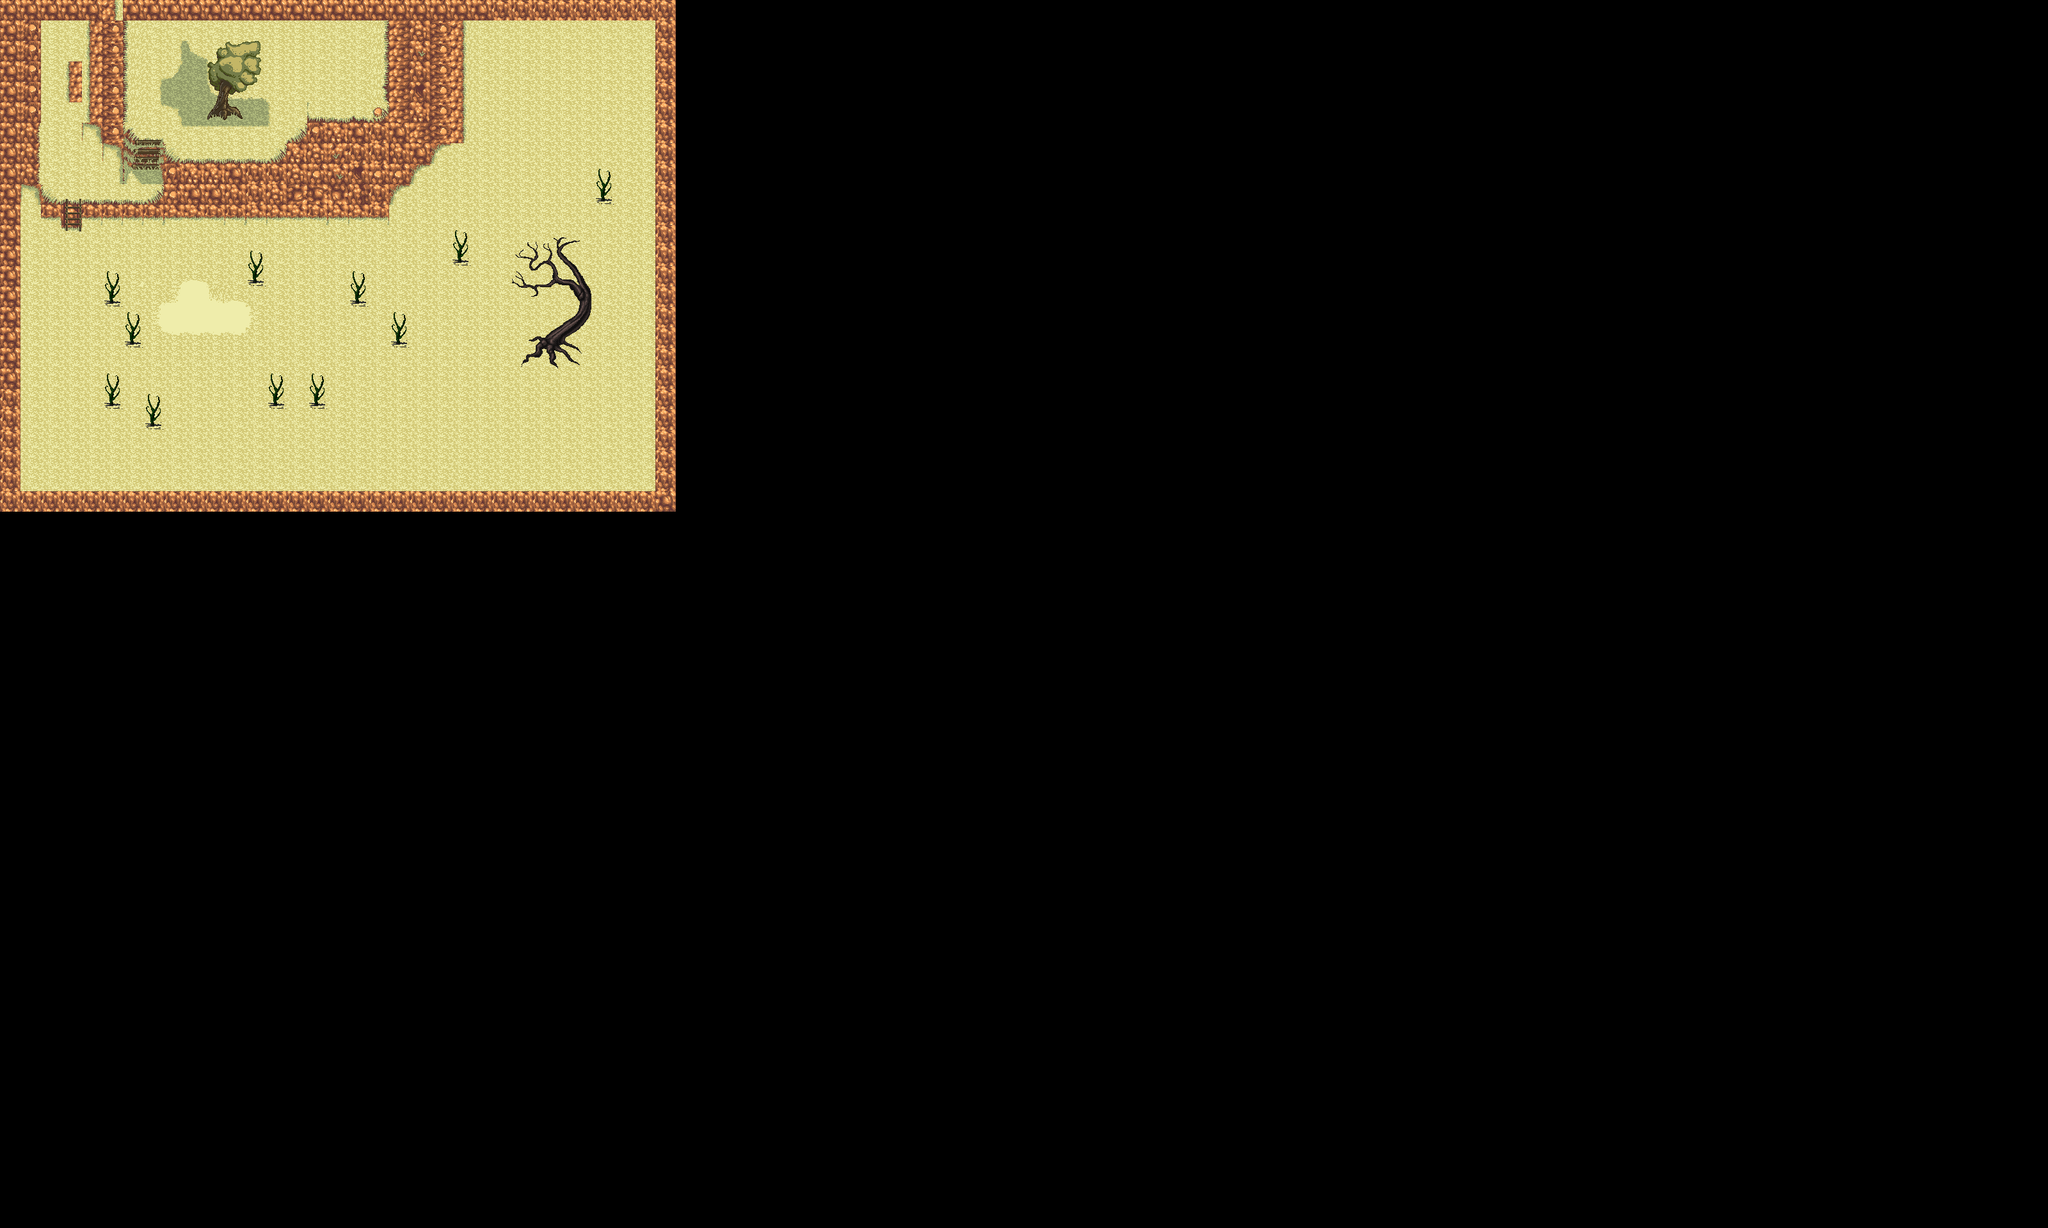

This is a level from a 2D game, rendered from its Tiled map with the project's own tilesets. A one-line summary and the map file follow, with tile-layer data summarised:
An orthogonal 100x60 tile map with 32x32 px tiles, 2 tile layers (Tile Layer 1, Tile Layer 2), 2 tilesets.

<map version="1.0" orientation="orthogonal" width="100" height="60" tilewidth="32" tileheight="32">
 <tileset firstgid="1" name="rpg indoor tileset expansion 1" tilewidth="32" tileheight="32">
  <image source="rpg indoor tileset expansion 1.PNG" trans="ff00ff" width="176" height="192" />
 </tileset>
 <tileset firstgid="31" name="hyptosis_tile-art-batch-1_0" tilewidth="32" tileheight="32">
  <image source="hyptosis_tile-art-batch-1_0.png" width="960" height="960" />
 </tileset>
 <layer name="Tile Layer 1" width="100" height="60">
  <data>[6000 cells, 825 non-empty, 57 distinct tile ids]</data>
 </layer>
 <layer name="Tile Layer 2" width="100" height="60">
  <data>[6000 cells, 63 non-empty, 41 distinct tile ids]</data>
 </layer>
</map>
